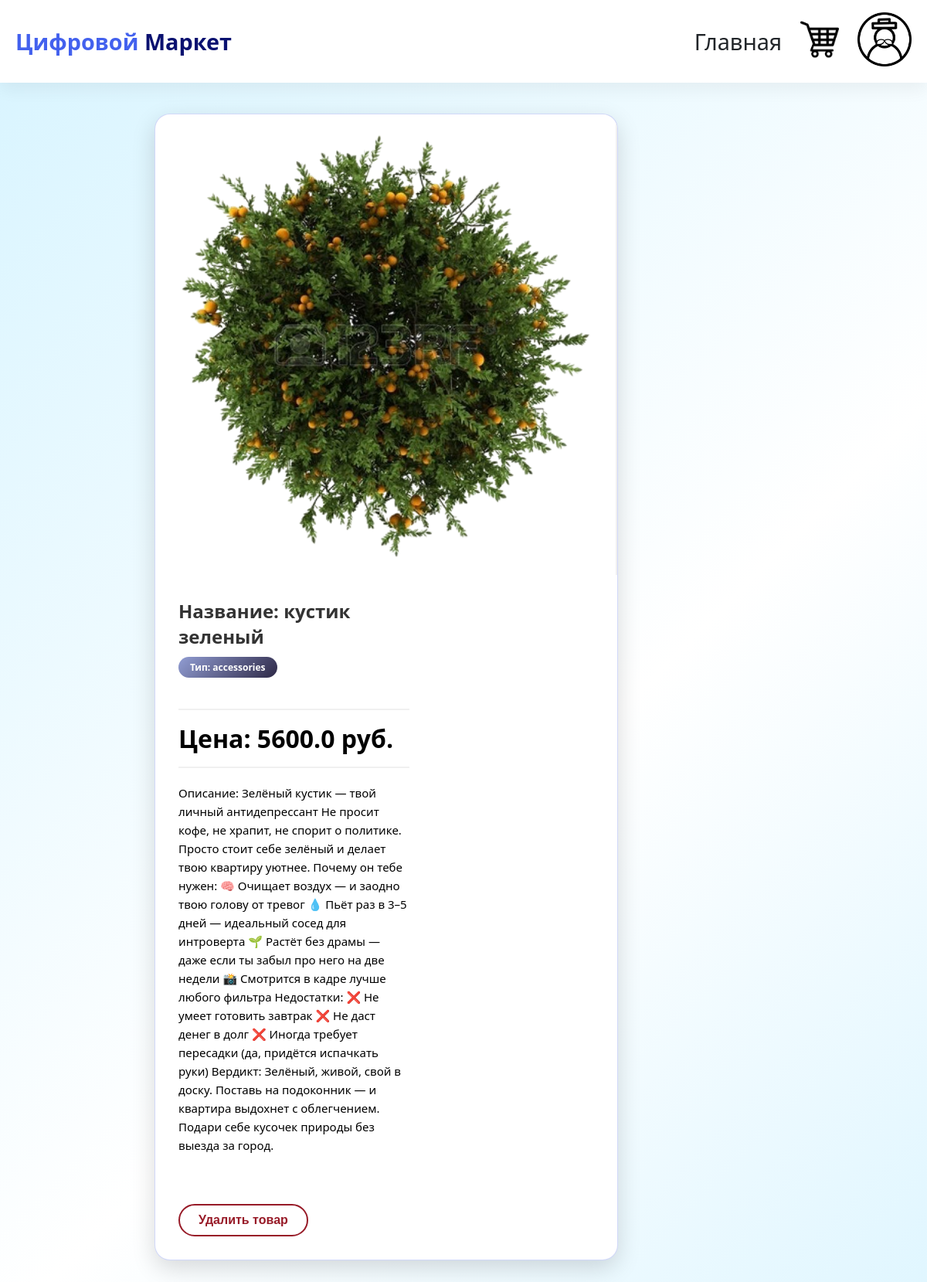
Screenshot of /product/13 (signed in) with the database file from the repository.
### tables this page shows
CREATE TABLE products (
                   id INTEGER PRIMARY KEY AUTOINCREMENT,
                   name TEXT NOT NULL,
                   price REAL NOT NULL,
                   type_products INTEGER,
                   description TEXT DEFAULT "",
                   image TEXT DEFAULT "",
                   FOREIGN KEY (type_products) REFERENCES Type_products(id)
    
            );

CREATE TABLE Type_products (
            id iNTEGER PRIMARY KEY AUTOINCREMENT,
            name TEXT NOT NULL

        );

### app.py (the view)
@app.route("/product/<int:product_id>")
def product(product_id):
    product = database.get_product_by_id(product_id)
    if  "type_user" not in session:
        return redirect("login.html")
    else:
        type_user = session["type_user"]
    if product:
        return render_template("product.html", product=product, type_user=type_user )
    else:
        return redirect(url_for('index'))

### app.py (called while the page is built)
@app.context_processor
def utility_processor():
    def get_cart_count():
        cart = session.get("cart", {})
        cart = database.validate_cart(cart)
        return len(cart)
    return dict(cart_count=get_cart_count())

### database.py (called while the page is built)
def get_product_by_id(product_id):
    conn = sqlite3.connect("shop.db")
    cursor = conn.cursor()
    cursor.execute("""SELECT products.id, products.name, products.price, Type_products.name, products.description, products.image FROM products
                   JOIN Type_products ON products.type_products = Type_products.id WHERE products.id = ?""", (product_id,))
    product = cursor.fetchone()
    conn.close()
    if product:
        return {
            "id":product[0],
            "name": product[1],
            "price": product[2],
            "type_products": product[3],
            "description": product[4],
            "image": product[5],
        }
    else:
        return None

def validate_cart(cart):
    conn = sqlite3.connect("shop.db")
    cursor = conn.cursor()
    ids = list(cart.keys())
    for i in ids:
        cursor.execute("SELECT * FROM products WHERE id=?", (int(i),))
        product = cursor.fetchone()
        if not product:
            del cart[i]
    return cart

### templates/product.html (shortened to what this page needs)
<!DOCTYPE html>
<html lang="en">
<head>
    <link rel="stylesheet" href="{{ url_for('static', filename='css/style.css') }}">
</head>
<body>
    {% include '_navbar.html' %}
    <div class="product-detail">
        <img src="../{{ product.image }}" width="200" class="product-detail-image">
        <div class="product-detail-content">
            <h1  class="product-detail-title">Название: {{product.name}}</h1>
            <div class="product-detail-category">Тип: {{ product.type_products }}</div>
            <div class="product-detail-price">Цена: {{product.price}} руб.</div>
            <div class="product-detail-description">Описание: {{product.description}}</div>
            <br><br>
            {% if type_user == 2 or type_user == 3 %}
                <form action="{{ url_for('delete_product', product_id=product.id)}}" method="POST">
                    <button type="submit" class="btn btn-danger">Удалить товар</button>
                </form>
            {% endif %}
        </div>
    </div>
</body>
</html>

### static/css/style.css (style rules this page uses)
* { margin: 0; padding: 0; box-sizing: border-box; }
:root { --primary: #4361ee; --primary-dark: #3a0ca3; --danger: #e63946; --light-gray: #e9ecef; --shadow: 0 10px 20px rgba(0,0,0,0.05); --border-radius: 12px; }
body { font-family: 'Segoe UI', Tahoma, Geneva, Verdana, sans-serif; background-color: #f5f7fb; color: #212529; }
.btn { display: inline-block; padding: 10px 24px; font-size: 1rem; font-weight: 600; text-align: center; text-decoration: none; border-radius: 40px; border: none; cursor: pointer; transition: all 0.2s ease; background: white; color: #121c46; box-shadow: 0 2px 8px rgba(0, 0, 0, 0.08); }
.btn-danger { background: white; border: 2px solid #971a27; color: #971a27; box-shadow: none; }
body { background: linear-gradient(135deg, #d7f4ff 0%, #ffffff 30%, #e0f6ff 50%, #aebafa 100%); background-size: 200% 200%; animation: gradientShift 4s ease infinite; min-height: 100vh; }
.product-detail { max-width: 600px; margin: 40px auto; margin-left: 200px; background: white; border-radius: 20px; overflow: hidden; box-shadow: 0 10px 30px rgba(0,0,0,0.15); border: 1px solid rgba(102,126,234,0.3); display: flex; flex-wrap: wrap; }
.product-detail-image { width: 100%; height: auto; border-right: 2px solid #f0f0f0; }
.product-detail-content { width: 60%; padding: 30px; }
.product-detail-title { font-size: 24px; font-weight: 800; color: #333; margin-bottom: 10px; word-break: break-word; overflow-wrap: break-word; hyphens: auto; max-width: 100%; }
.product-detail-category { display: inline-block; background: linear-gradient(135deg, #919dd3 0%, #2e2947 100%); color: white; padding: 5px 15px; border-radius: 20px; font-size: 12px; font-weight: 600; margin-bottom: 20px; }
.product-detail-price { font-size: 32px; font-weight: 800; color: #000000; margin: 20px 0; padding: 15px 0; border-top: 2px solid #f0f0f0; border-bottom: 2px solid #f0f0f0; }
.product-detail-description { font-size: 15px; font-weight: 500; color: #000000; line-height: 1.6; margin: 20px 0; }

### rows the page displays
products: name "кустик зеленый", price "5600.0", description "Зелёный кустик — твой личный антидепрессант Не просит кофе, не храпит, не спорит о политике. Просто стоит себе зелёный и делает твою квартиру уютнее. Почему он тебе нужен: 🧠 Очищает воздух — и заодно твою голову от тревог 💧 Пьёт раз в 3–5 дней — идеальный сосед для интроверта 🌱 Растёт без драмы — даже если ты забыл про него на две недели 📸 Смотрится в кадре лучше любого фильтра Недостатки: ❌ Не умеет готовить завтрак ❌ Не даст денег в долг ❌ Иногда требует пересадки (да, придётся испачкать руки) Вердикт: Зелёный, живой, свой в доску. Поставь на подоконник — и квартира выдохнет с облегчением. Подари себе кусочек природы без выезда за город."
Type_products: type_products "accessories"
